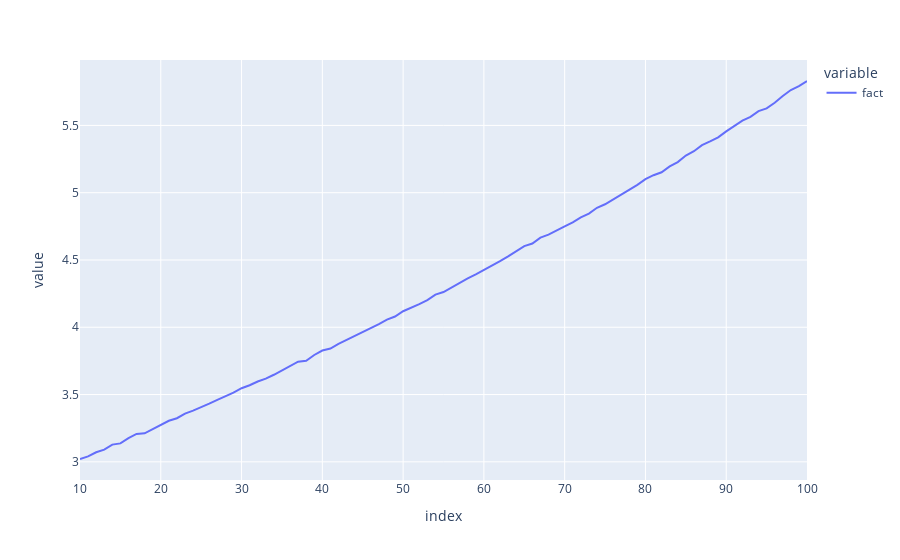

Notebook code for this chart:
### Code cell
fig = pl.line({"fact" : scenario["n"][10:]})
fig.show()

### Figure 1 — Plotly figure (JSON) as saved in the notebook; plotly's stock layout.template omitted (floating-point values rounded to 4 significant figures)
{"data": [{"hovertemplate": "variable=fact<br>index=%{x}<br>value=%{y}<extra></extra>", "legendgroup": "fact", "line": {"color": "#636efa", "dash": "solid"}, "marker": {"symbol": "circle"}, "mode": "lines", "name": "fact", "orientation": "v", "showlegend": true, "type": "scatter", "x": [10, 11, 12, 13, 14, 15, 16, 17, 18, 19, 20, 21, 22, 23, 24, 25, 26, 27, 28, 29, 30, 31, 32, 33, 34, 35, 36, 37, 38, 39, 40, 41, 42, 43, 44, 45, 46, 47, 48, 49, 50, 51, 52, 53, 54, 55, 56, 57, 58, 59, 60, 61, 62, 63, 64, 65, 66, 67, 68, 69, 70, 71, 72, 73, 74, 75, 76, 77, 78, 79, 80, 81, 82, 83, 84, 85, 86, 87, 88, 89, 90, 91, 92, 93, 94, 95, 96, 97, 98, 99, 100], "xaxis": "x", "y": [3.021, 3.04, 3.071, 3.09, 3.128, 3.137, 3.176, 3.207, 3.212, 3.243, 3.269, 3.305, 3.324, 3.358, 3.38, 3.405, 3.432, 3.461, 3.487, 3.514, 3.547, 3.569, 3.597, 3.618, 3.647, 3.679, 3.708, 3.744, 3.751, 3.794, 3.827, 3.842, 3.877, 3.906, 3.933, 3.966, 3.995, 4.024, 4.057, 4.08, 4.119, 4.144, 4.172, 4.202, 4.243, 4.262, 4.297, 4.329, 4.363, 4.393, 4.425, 4.456, 4.491, 4.527, 4.566, 4.603, 4.622, 4.666, 4.688, 4.716, 4.749, 4.78, 4.817, 4.845, 4.888, 4.914, 4.949, 4.984, 5.02, 5.058, 5.1, 5.13, 5.152, 5.195, 5.227, 5.276, 5.308, 5.353, 5.381, 5.411, 5.456, 5.495, 5.535, 5.563, 5.606, 5.627, 5.668, 5.718, 5.763, 5.792, 5.83], "yaxis": "y"}], "layout": {"legend": {"title": {"text": "variable"}, "tracegroupgap": 0}, "margin": {"t": 60}, "xaxis": {"anchor": "y", "domain": [0, 1], "title": {"text": "index"}}, "yaxis": {"anchor": "x", "domain": [0, 1], "title": {"text": "value"}}}}
